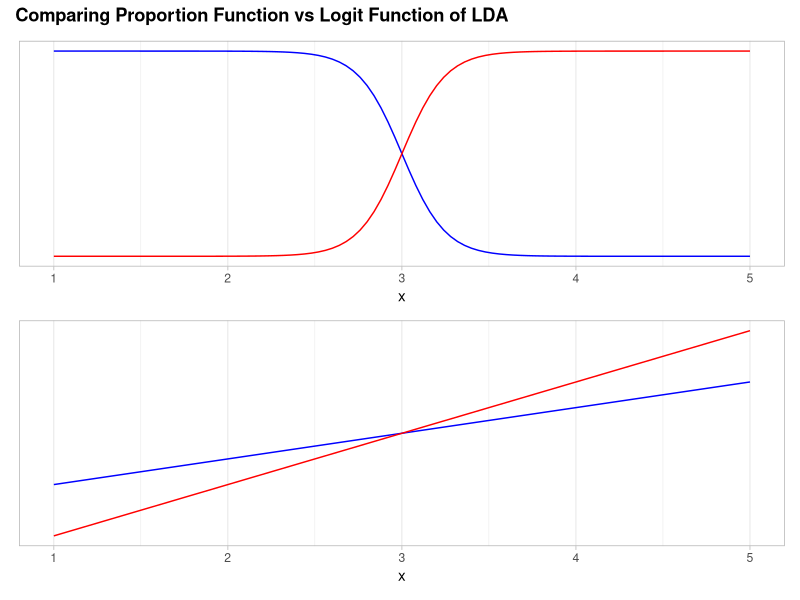

Source code (R):
## ---- chunk 1
library(ggplot2)
library(patchwork)

k_function <- function(x,
                       k,
                       sigma = c(0.5,0.5),
                       pi_k = c(0.5,0.5),
                       mu = c(2, 4),
                       logit = FALSE){
  
  if(logit){
    
    return(x * mu[k]/sigma[k]^2 - mu[k]^2/(2*sigma[k]^2) + log(pi_k[k]))
    
  }
  
  denominator <-
    sapply(x, \(y) sum(pi_k * (1/(sqrt(2*pi)*sigma)) * exp(-1/(2*sigma^2) * (y - mu)^2) ) )
  
  k_numerador <-
   (pi_k[k]* (sqrt(2*pi)*sigma[k])^-1 * exp(- (2*sigma[k]^2)^-1 * (x - mu[k])^2))
  
  return(k_numerador / denominator)
  
}

BasePlot <-
  data.frame(x = 1:5) |>
  ggplot(aes(x))+
  scale_x_continuous(breaks = scales::breaks_width(1))+
  theme_light()+
  theme(panel.grid.major.y = element_blank(),
        panel.grid.minor.y = element_blank(),
        axis.title.y = element_blank(),
        axis.text.y = element_blank(),
        axis.ticks.y = element_blank())
  
p1 <-
  BasePlot +
  geom_function(fun = \(y) k_function(x = y, k = 1), color = "blue")+
  geom_function(fun = \(y) k_function(x = y, k = 2), color = "red")

p2 <-
  BasePlot +
  geom_function(fun = \(y) k_function(x = y, k = 1, logit = TRUE), color = "blue")+
  geom_function(fun = \(y) k_function(x = y, k = 2, logit = TRUE), color = "red")


(p1 / p2) +
  plot_annotation(title = 'Comparing Proportion Function vs Logit Function of LDA',
                  theme = theme(plot.title = element_text(face = "bold")) )

